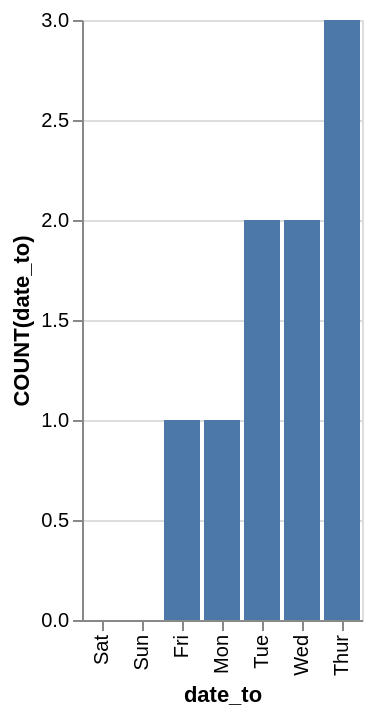

Here is the Vega-Lite specification saved for this chart:
### Vega-Lite specification from a JSON file in a GitHub repository (floating-point values rounded to 4 significant figures)
{"data": {"values": [{"x_data": "Sat", "y_data": 0}, {"x_data": "Sun", "y_data": 0}, {"x_data": "Fri", "y_data": 1}, {"x_data": "Mon", "y_data": 1}, {"x_data": "Tue", "y_data": 2}, {"x_data": "Wed", "y_data": 2}, {"x_data": "Thur", "y_data": 3}]}, "mark": "bar", "encoding": {"x": {"field": "x_data", "type": "nominal", "title": "date_to", "sort": {"op": "sum", "field": "y_data", "order": "ascending"}}, "y": {"field": "y_data", "type": "quantitative", "title": "COUNT(date_to)"}}}
